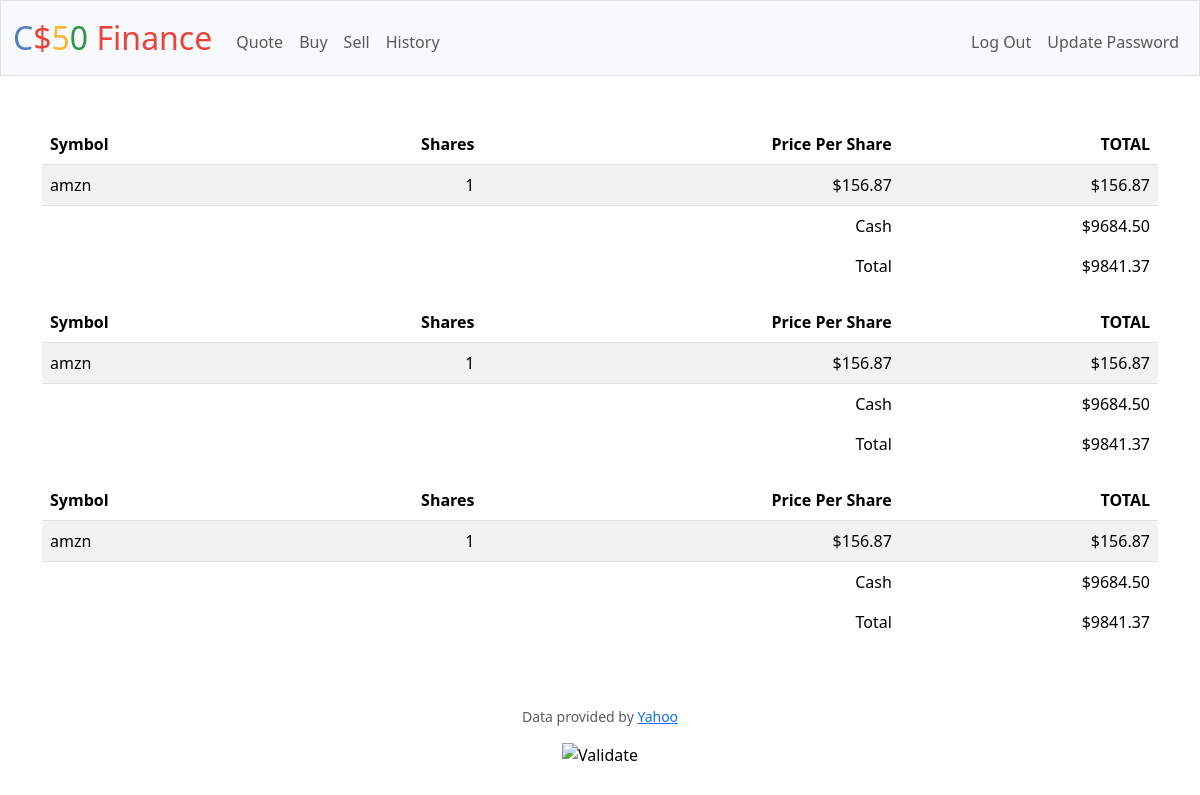
/ (signed in), run on the app's committed database.
### tables this page shows
CREATE TABLE 'portfolio' ('id' INTEGER NOT NULL, username TEXT NOT NULL, symbol TEXT NOT NULL,'amount' INTEGER NOT NULL,'UserId' INTEGER NOT NULL, 'price_per_share' INTEGER NOT NULL DEFAULT 0, PRIMARY KEY (id), FOREIGN KEY(UserId) REFERENCES users(id));

CREATE TABLE users (id INTEGER PRIMARY KEY AUTOINCREMENT NOT NULL, username TEXT NOT NULL, hash TEXT NOT NULL, cash NUMERIC NOT NULL DEFAULT 10000.00);

### app.py (the view)
@app.route("/")
@login_required
def index():
    try:
            cash = db.execute("SELECT cash FROM users WHERE id = ?", session["user_id"])
            portfolio = db.execute("SELECT * FROM portfolio WHERE UserId = ?", session["user_id"])
    except:
        return apology("Account does not exist.", 400)
    return render_template("portfolio.html", results=portfolio, balance=cash)

### app.py (called while the page is built)
@app.after_request
def after_request(response):
    response.headers["Cache-Control"] = "no-cache, no-store, must-revalidate"
    response.headers["Expires"] = 0
    response.headers["Pragma"] = "no-cache"
    return response

### helpers.py (called while the page is built)
def login_required(f):
    @wraps(f)
    def decorated_function(*args, **kwargs):
        if session.get("user_id") is None:
            return redirect("/login")
        return f(*args, **kwargs)
    return decorated_function

### templates/portfolio.html (shortened to what this page needs)
{% extends "layout.html" %}
{% block main %}
    {% for result in results %}
        <table class="table table-striped">
          <thead>
            <tr>
              <th class="text-start">Symbol</th>
              <th class="text-end">Shares</th>
              <th class="text-end">Price Per Share</th>
              <th class="text-end">TOTAL</th>
            </tr>
          </thead>
          <tbody>
            <tr>
              <td class="text-start">{{ result.symbol }}</td>
              <td class="text-end">{{ result.amount }}</td>
              <td class="text-end">{{ "$%.2f"|format(result.price_per_share) }}</td>
              <td class="text-end">{{ "$%.2f"|format(result.price_per_share * result.amount) }}</td>
            </tr>
          </tbody>
          <tfoot>
            <tr align="right">
              <td class="border-0"></td>
              <td class="border-0"></td>
              <td class="text-end border-0">Cash</td>
              <td class="text-end border-0">{{ "$%.2f"|format(balance[0].cash) }}</td>
            </tr>
            <tr align="right">
              <td class="border-0"></td>
              <td class="border-0"></td>
              <td class="text-end border-0">
                Total
              </td>
              <td class="text-end border-0">
                {% if results %}
                  {{ "$%.2f"|format((results[0].price_per_share * results[0].amount) + balance[0].cash) }}
                {% endif %}
              </td>
            </tr>
          </tfoot>
        </table>
    {% endfor %}
{% endblock %}

### data on the page
portfolio: symbol "amzn", amount "1", price_per_share "$156.87", result.price_per_share*result.amount "$156.87", price_per_share+amount "$9841.37"
users: cash "$9684.50"
portfolio: symbol "amzn", amount "1", price_per_share "$156.87", result.price_per_share*result.amount "$156.87"
portfolio: symbol "amzn", amount "1", price_per_share "$156.87", result.price_per_share*result.amount "$156.87"
